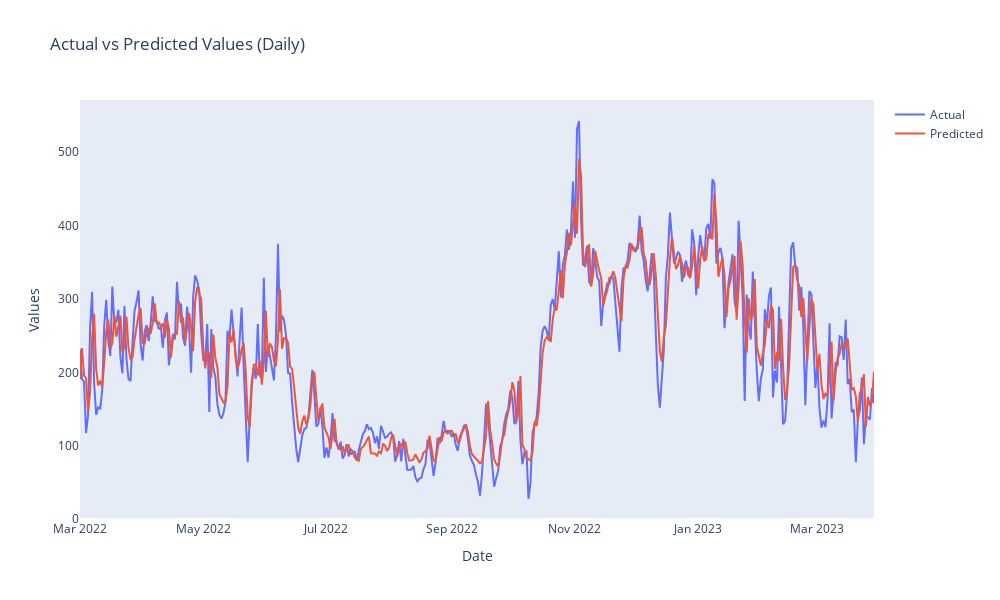

The notebook cell this image was saved under:
### Markdown cell above
### Picturing the Prediction Dance
**Where Predictions Meet Reality**
### Smoothed Time Series Visualization
- I turned the hourly predictions and actuals of my time series into Pandas Series, marked by the days of March 2022(for test set only). 
- By resampling these to a daily mean, I smoothed the hourly noise into clear daily trends. This wasn't just for looks; the daily aggregation reveals a more coherent story, mirroring the natural flow of life's patterns. 
- With this, I plotted the actual against the predicted values, side by side, on a clean graph that let their dance shine without the clutter of grid lines. 
- This visualization isn't just a chart; it's the narrative of my model's ability to echo the rhythms of the days.

### Code cell
# Convert to Pandas Series
y_test = pd.Series(y_test, index=pd.date_range(start='2022-03-01', periods=len(y_test), freq='H'))
y_test_pred = pd.Series(y_test_pred, index=pd.date_range(start='2022-03-01', periods=len(y_test_pred), freq='H'))

# Resample the data to daily frequency
y_test_daily = y_test.resample('D').mean()
y_test_pred_daily = y_test_pred.resample('D').mean()

# Create a line plot
fig = go.Figure()

# Add actual values as a line
fig.add_trace(go.Scatter(x=y_test_daily.index, y=y_test_daily, mode='lines', name='Actual'))

# Add predicted values as a line
fig.add_trace(go.Scatter(x=y_test_pred_daily.index, y=y_test_pred_daily, mode='lines', name='Predicted'))

# Update layout with adjusted width, height, and without grid lines
fig.update_layout(title='Actual vs Predicted Values (Daily)',
                  xaxis_title='Date',
                  yaxis_title='Values',
                  width=1000,  # Adjust width as needed
                  height=600,  # Adjust height as needed
                  xaxis=dict(showgrid=False),  # Remove x-axis grid lines
                  yaxis=dict(showgrid=False)   # Remove y-axis grid lines
                  )

# Show the plot
fig.show()

### Figure 1 — Plotly figure (JSON) as saved in the notebook; plotly's stock layout.template omitted (floating-point values rounded to 4 significant figures; data arrays with more than 128 entries replaced by an {"elided": "..."} marker saying what was removed)
{"data": [{"mode": "lines", "name": "Actual", "type": "scatter", "x": {"elided": "394 str values"}, "y": {"elided": "394 float values"}}, {"mode": "lines", "name": "Predicted", "type": "scatter", "x": {"elided": "394 str values"}, "y": {"elided": "394 float values"}}], "layout": {"height": 600, "title": {"text": "Actual vs Predicted Values (Daily)"}, "width": 1000, "xaxis": {"showgrid": false, "title": {"text": "Date"}}, "yaxis": {"showgrid": false, "title": {"text": "Values"}}}}
